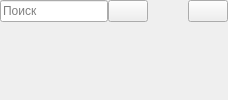
          <widget class="QWidget" name="pageTitle">
           <layout class="QGridLayout" name="gridLayout_13">
            <property name="leftMargin">
             <number>0</number>
            </property>
            <property name="topMargin">
             <number>0</number>
            </property>
            <property name="rightMargin">
             <number>0</number>
            </property>
            <property name="bottomMargin">
             <number>0</number>
            </property>
            <property name="spacing">
             <number>0</number>
            </property>
            <item row="1" column="0">
             <widget class="QWidget" name="titleWidget" native="true">
              <property name="sizePolicy">
               <sizepolicy hsizetype="Preferred" vsizetype="MinimumExpanding">
                <horstretch>0</horstretch>
                <verstretch>0</verstretch>
               </sizepolicy>
              </property>
              <layout class="QGridLayout" name="gridLayout_24">
               <property name="leftMargin">
                <number>0</number>
               </property>
               <property name="topMargin">
                <number>0</number>
               </property>
               <property name="rightMargin">
                <number>0</number>
               </property>
               <property name="bottomMargin">
                <number>0</number>
               </property>
               <property name="spacing">
                <number>0</number>
               </property>
               <item row="0" column="0">
                <layout class="QGridLayout" name="titleGrid">
                 <property name="spacing">
                  <number>6</number>
                 </property>
                </layout>
               </item>
              </layout>
             </widget>
            </item>
            <item row="0" column="0">
             <layout class="QHBoxLayout" name="horizontalLayout_3">
              <item>
               <widget class="QLineEdit" name="SearchEdit">
                <property name="placeholderText">
                 <string>Поиск</string>
                </property>
               </widget>
              </item>
              <item>
               <widget class="QPushButton" name="SearchBtn">
                <property name="text">
                 <string/>
                </property>
                <property name="icon">
                 <iconset resource="resource.qrc">
                  <normaloff>:/icon/icon/free-icon-loupe-216463.png</normaloff>:/icon/icon/free-icon-loupe-216463.png</iconset>
                </property>
                <property name="iconSize">
                 <size>
                  <width>20</width>
                  <height>20</height>
                 </size>
                </property>
               </widget>
              </item>
              <item>
               <spacer name="horizontalSpacer">
                <property name="orientation">
                 <enum>Qt::Horizontal</enum>
                </property>
                <property name="sizeHint" stdset="0">
                 <size>
                  <width>40</width>
                  <height>20</height>
                 </size>
                </property>
               </spacer>
              </item>
              <item>
               <widget class="QPushButton" name="pushOpenAdd">
                <property name="layoutDirection">
                 <enum>Qt::LeftToRight</enum>
                </property>
                <property name="text">
                 <string/>
                </property>
                <property name="icon">
                 <iconset resource="resource.qrc">
                  <normaloff>:/icon/icon/free-icon-add-7222864.png</normaloff>
                  <activeon>:/icon/icon/free-icon-add-7222864.png</activeon>:/icon/icon/free-icon-add-7222864.png</iconset>
                </property>
                <property name="iconSize">
                 <size>
                  <width>20</width>
                  <height>20</height>
                 </size>
                </property>
                <property name="checkable">
                 <bool>true</bool>
                </property>
                <property name="autoExclusive">
                 <bool>true</bool>
                </property>
               </widget>
              </item>
             </layout>
            </item>
           </layout>
          </widget>
